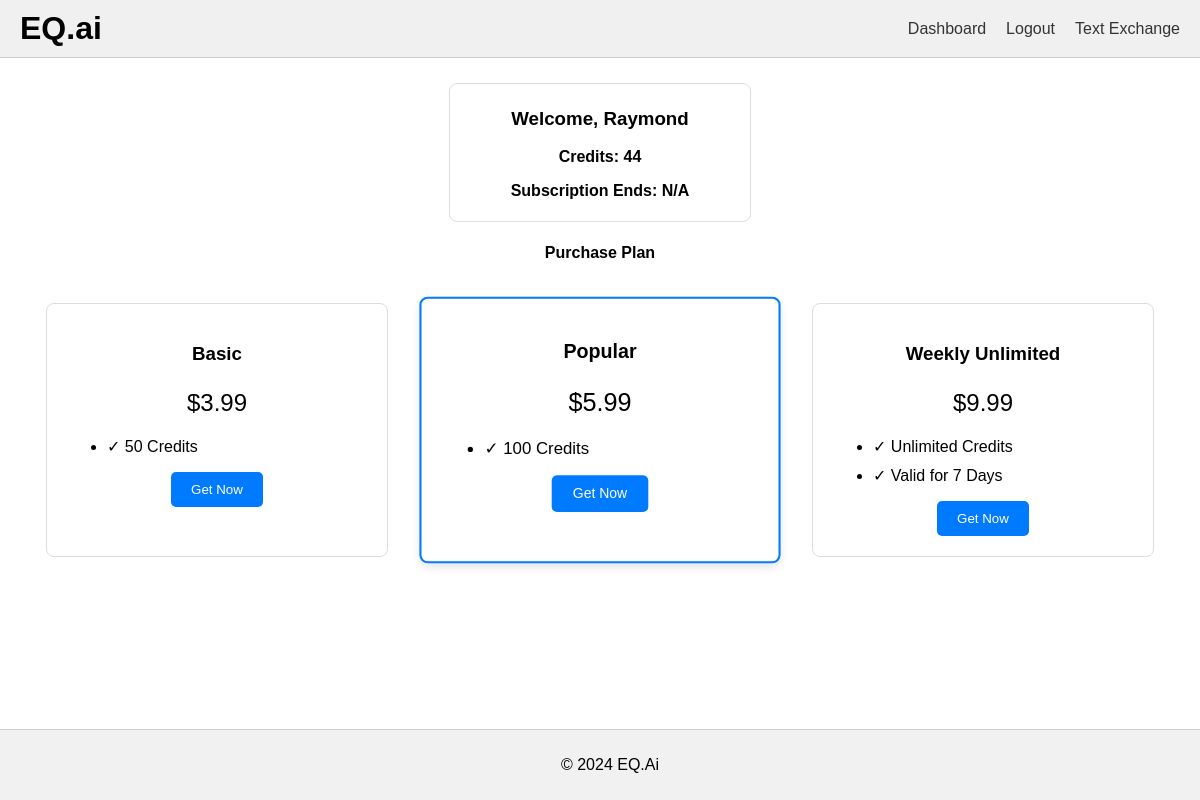
Before: /dashboard (signed in) with the older database file.
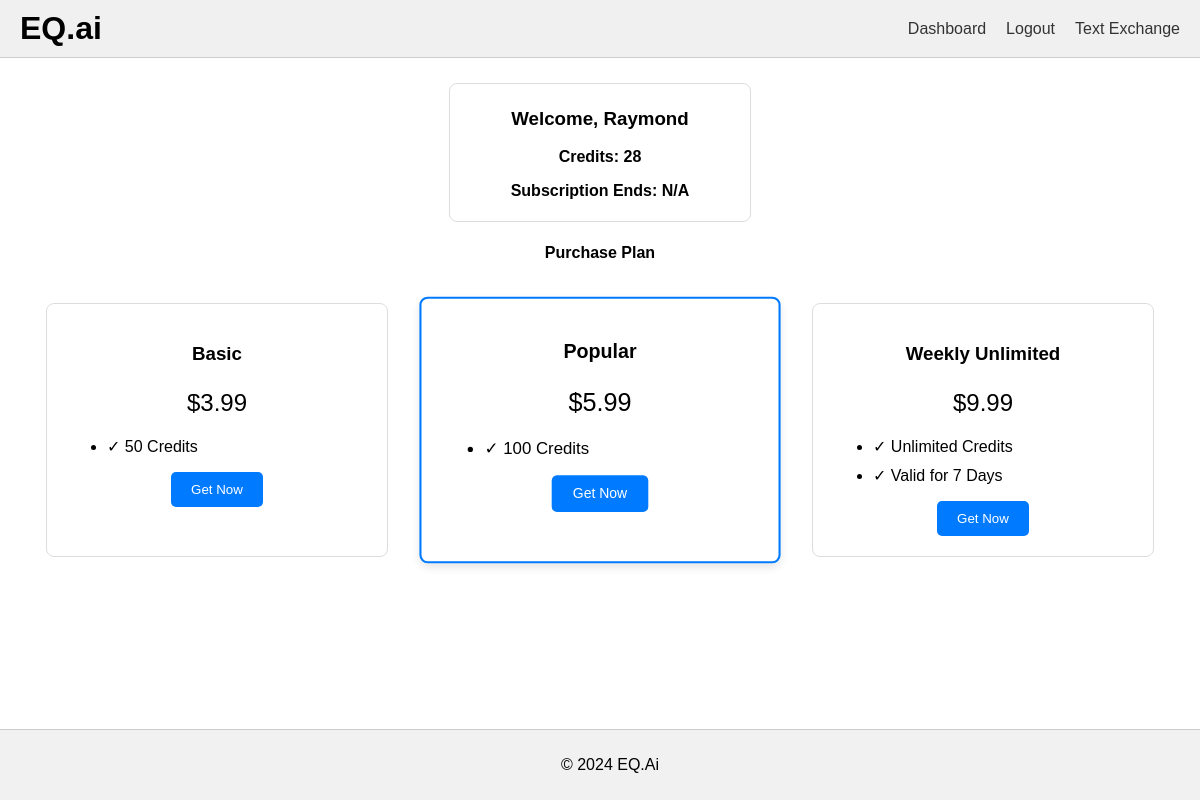
After: the same page with the newer database file.
### models.py (models this page shows, shortened)
class User(UserMixin, db.Model):  # Inherit from UserMixin
    id = db.Column(db.String(36), primary_key=True, default=lambda: str(uuid.uuid4()))
    username = db.Column(db.String(150), unique=True, nullable=False)
    email = db.Column(db.String(150), unique=True, nullable=False)
    password_hash = db.Column(db.String(150), nullable=False)
    credits = db.Column(db.Integer, default=0)
    subscription_end = db.Column(db.DateTime, nullable=True)
    @property
    def is_authenticated(self):
        return True  # All users are authenticated by default

### app.py (the view)
@app.route('/dashboard')
@login_required
def dashboard():
    return render_template('dashboard.html', user=current_user)

### app.py (called while the page is built)
@login_manager.user_loader
def load_user(user_id):
    return User.query.get(user_id)

@app.template_filter('datetime_format')
def datetime_format(value):
    if value is None:
        return 'N/A'
    return value.strftime('%Y-%m-%d %H:%Mhr')

### templates/dashboard.html (shortened to what this page needs)
{% extends "base.html" %}
{% block content %}
<div class="user-details">
    <h3>Welcome, {{ user.username }}</h3>
    <div class="user-info">
        <p><strong>Credits: {{ user.credits }}</strong></p>
        <p><strong>Subscription Ends: {{ user.subscription_end|datetime_format }}</strong></p>
    </div>
</div>
<h4>Purchase Plan</h4>
<div class="pricing-table">
    <div class="plan basic">
      <h3>Basic</h3>
      <p class="price">$3.99</p>
      <ul class="features">
        <li>&#10003; 50 Credits</li>
      </ul>
      <button class="signup" onclick="purchasePlan('basic')">Get Now</button>
    </div>
    <div class="plan pro">
      <h3>Popular</h3>
      <p class="price">$5.99</p>
      <ul class="features">
        <li>&#10003; 100 Credits</li>
      </ul>
      <button class="signup" onclick="purchasePlan('popular')">Get Now</button>
    </div>
    <div class="plan enterprise">
      <h3>Weekly Unlimited</h3>
      <p class="price">$9.99</p>
      <ul class="features">
        <li>&#10003; Unlimited Credits</li>
        <li>&#10003; Valid for 7 Days</li>
      </ul>
      <button class="signup" onclick="purchasePlan('weekly')">Get Now</button>
    </div>
</div>
{% endblock %}

### templates/base.html (shortened to what this page needs)
<!DOCTYPE html>
<html>
<head>
</head>
<body>
    <header>
        <h1>EQ.ai</h1>
        <nav>
            <ul>
                <li><a href="{{ url_for('dashboard') }}">Dashboard</a></li>
                {% if current_user.is_authenticated %}
                    <li><a href="{{ url_for('logout') }}">Logout</a></li>
                    {% if current_user.credits >= 2 or current_user.has_active_subscription() %}
                        <li><a href="{{ url_for('text_exchange') }}">Text Exchange</a></li>
                    {% endif %}
                {% else %}
                    <li><a href="{{ url_for('login') }}">Login</a></li>
                    <li><a href="{{ url_for('register') }}">Register</a></li>
                {% endif %}
            </ul>
        </nav>
    </header>
    <main>
        {% block content %}{% endblock %}
    </main>
    <footer>
        <p>&copy; 2024 EQ.Ai</p>
    </footer>
</body>
</html>

### templates/base.html (style rules this page uses)
body { display: flex; flex-direction: column; min-height: 100vh; margin: 0; font-family: Arial, sans-serif; }
header { display: flex; justify-content: space-between; align-items: center; padding: 10px 20px; background-color: #f0f0f0; border-bottom: 1px solid #ccc; }
header h1 { margin: 0; }
nav ul { list-style: none; margin: 0; padding: 0; display: flex; }
nav ul li { margin-left: 20px; }
nav ul li a { text-decoration: none; color: #333; }
main { flex: 1; padding: 20px; }
footer { text-align: center; padding: 10px; background-color: #f0f0f0; border-top: 1px solid #ccc; }

### templates/dashboard.html (style rules this page uses)
.user-details { border: 1px solid #ddd; padding: 5px; margin: 5px auto; width: 25%; text-align: center; border-radius: 8px; }
.user-info { margin-top: 10px; }
h4 { text-align: center; }
.pricing-table { display: flex; justify-content: center; flex-wrap: wrap; }
.plan { width: 300px; margin: 20px; padding: 20px; border: 1px solid #ddd; border-radius: 8px; text-align: center; transition: transform 0.3s, box-shadow 0.3s; }
.pro { border: 2px solid #007bff; transform: scale(1.05); box-shadow: 0 4px 8px rgba(0,0,0,0.1); }
.price { font-size: 24px; margin-bottom: 20px; }
.features li { text-align: left; margin-bottom: 10px; }
.signup { background-color: #007bff; color: white; padding: 10px 20px; border: none; border-radius: 5px; cursor: pointer; transition: background-color 0.3s; }
body, html { height: 100%; margin: 0; display: flex; flex-direction: column; }
main { flex: 1; }
footer { text-align: center; padding: 10px; background-color: #f1f1f1; position: relative; bottom: 0; width: 100%; }

Changed rows visible on the page:
changed User "Raymond": credits "44" → "28"
